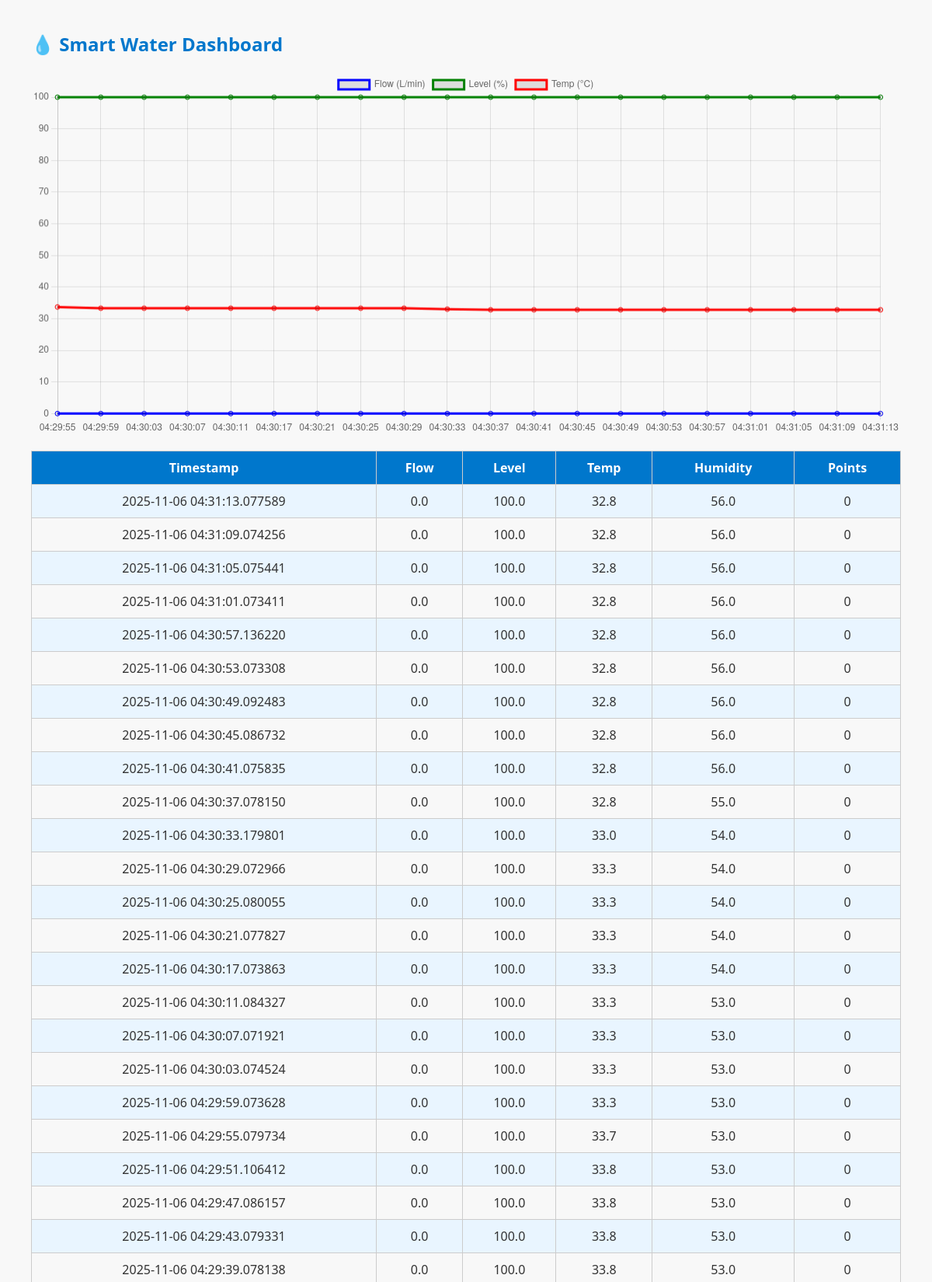
The page / (upper part) on the database its author committed.
### tables this page shows
CREATE TABLE data (
                    id INTEGER PRIMARY KEY AUTOINCREMENT,
                    timestamp TEXT,
                    device_id TEXT,
                    flow REAL,
                    level REAL,
                    temp REAL,
                    hum REAL,
                    points INTEGER);

### app.py (the view)
@app.route('/')
def dashboard():
    conn = sqlite3.connect('water_data.db')
    c = conn.cursor()
    c.execute("SELECT timestamp, flow, level, temp, hum, points FROM data ORDER BY id DESC LIMIT 50")
    records = c.fetchall()
    conn.close()
    return render_template('dashboard.html', records=records)

### templates/dashboard.html (shortened to what this page needs)
<!DOCTYPE html>
<html>
<head>
  <link rel="stylesheet" href="/static/style.css">
</head>
<body>
  <h2>💧 Smart Water Dashboard</h2>
  <canvas id="usageChart" width="600" height="250"></canvas>
  <table>
    <tr><th>Timestamp</th><th>Flow</th><th>Level</th><th>Temp</th><th>Humidity</th><th>Points</th></tr>
    {% for row in records %}
    <tr>
      <td>{{ row[0] }}</td><td>{{ row[1] }}</td><td>{{ row[2] }}</td>
      <td>{{ row[3] }}</td><td>{{ row[4] }}</td><td>{{ row[5] }}</td>
    </tr>
    {% endfor %}
  </table>
  <script>
    async function fetchData() {
      const response = await fetch('/chart-data');
      const data = await response.json();
      new Chart(document.getElementById('usageChart'), {
        type: 'line',
        data: {
          labels: data.labels,
          datasets: [
            { label: 'Flow (L/min)', data: data.flow, borderColor: 'blue', fill: false },
            { label: 'Level (%)', data: data.level, borderColor: 'green', fill: false },
            { label: 'Temp (°C)', data: data.temp, borderColor: 'red', fill: false }
          ]
        },
        options: { responsive: true, scales: { y: { beginAtZero: true } } }
      });
    }
    fetchData();
    setInterval(fetchData, 5000);
  </script>
</body>
</html>

### static/style.css (style rules this page uses)
body { font-family: 'Segoe UI', sans-serif; background: #f8f8f8; margin: 40px; color: #333; }
h2 { color: #0077cc; }
table { border-collapse: collapse; width: 100%; margin-top: 20px; }
th, td { border: 1px solid #ccc; padding: 10px; text-align: center; }
th { background: #0077cc; color: white; }
tr:nth-child(even) { background: #e9f5ff; }

### rows shown on the page
data: timestamp "2025-11-06 04:31:13.077589", flow "0.0", level "100.0", temp "32.8", hum "56.0", points "0"
data: timestamp "2025-11-06 04:31:09.074256", flow "0.0", level "100.0", temp "32.8", hum "56.0", points "0"
data: timestamp "2025-11-06 04:31:05.075441", flow "0.0", level "100.0", temp "32.8", hum "56.0", points "0"
data: timestamp "2025-11-06 04:31:01.073411", flow "0.0", level "100.0", temp "32.8", hum "56.0", points "0"
data: timestamp "2025-11-06 04:30:57.136220", flow "0.0", level "100.0", temp "32.8", hum "56.0", points "0"
data: timestamp "2025-11-06 04:30:53.073308", flow "0.0", level "100.0", temp "32.8", hum "56.0", points "0"
data: timestamp "2025-11-06 04:30:49.092483", flow "0.0", level "100.0", temp "32.8", hum "56.0", points "0"
data: timestamp "2025-11-06 04:30:45.086732", flow "0.0", level "100.0", temp "32.8", hum "56.0", points "0"
data: timestamp "2025-11-06 04:30:41.075835", flow "0.0", level "100.0", temp "32.8", hum "56.0", points "0"
data: timestamp "2025-11-06 04:30:37.078150", flow "0.0", level "100.0", temp "32.8", hum "55.0", points "0"
data: timestamp "2025-11-06 04:30:33.179801", flow "0.0", level "100.0", temp "33.0", hum "54.0", points "0"
data: timestamp "2025-11-06 04:30:29.072966", flow "0.0", level "100.0", temp "33.3", hum "54.0", points "0"
data: timestamp "2025-11-06 04:30:25.080055", flow "0.0", level "100.0", temp "33.3", hum "54.0", points "0"
data: timestamp "2025-11-06 04:30:21.077827", flow "0.0", level "100.0", temp "33.3", hum "54.0", points "0"
data: timestamp "2025-11-06 04:30:17.073863", flow "0.0", level "100.0", temp "33.3", hum "54.0", points "0"
data: timestamp "2025-11-06 04:30:11.084327", flow "0.0", level "100.0", temp "33.3", hum "53.0", points "0"
data: timestamp "2025-11-06 04:30:07.071921", flow "0.0", level "100.0", temp "33.3", hum "53.0", points "0"
data: timestamp "2025-11-06 04:30:03.074524", flow "0.0", level "100.0", temp "33.3", hum "53.0", points "0"
data: timestamp "2025-11-06 04:29:59.073628", flow "0.0", level "100.0", temp "33.3", hum "53.0", points "0"
data: timestamp "2025-11-06 04:29:55.079734", flow "0.0", level "100.0", temp "33.7", hum "53.0", points "0"
data: timestamp "2025-11-06 04:29:51.106412", flow "0.0", level "100.0", temp "33.8", hum "53.0", points "0"
data: timestamp "2025-11-06 04:29:47.086157", flow "0.0", level "100.0", temp "33.8", hum "53.0", points "0"
data: timestamp "2025-11-06 04:29:43.079331", flow "0.0", level "100.0", temp "33.8", hum "53.0", points "0"
data: timestamp "2025-11-06 04:29:39.078138", flow "0.0", level "100.0", temp "33.8", hum "53.0", points "0"
